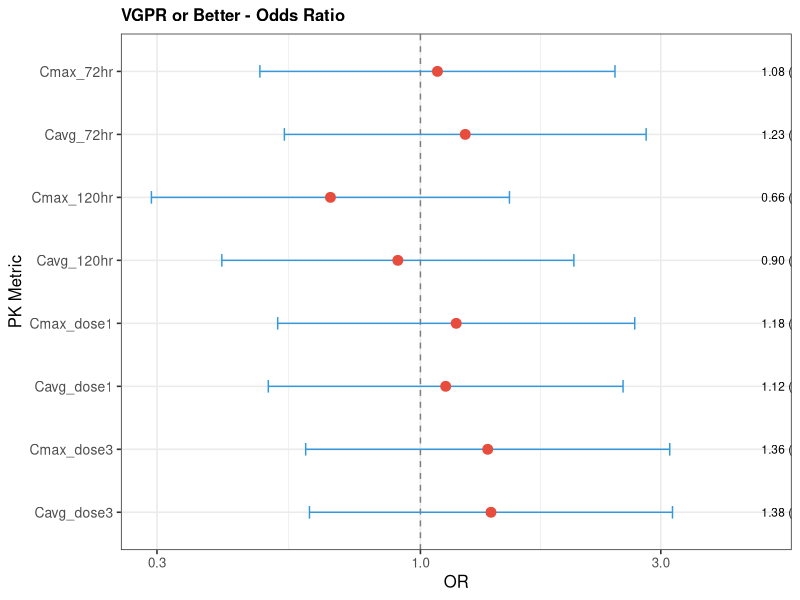
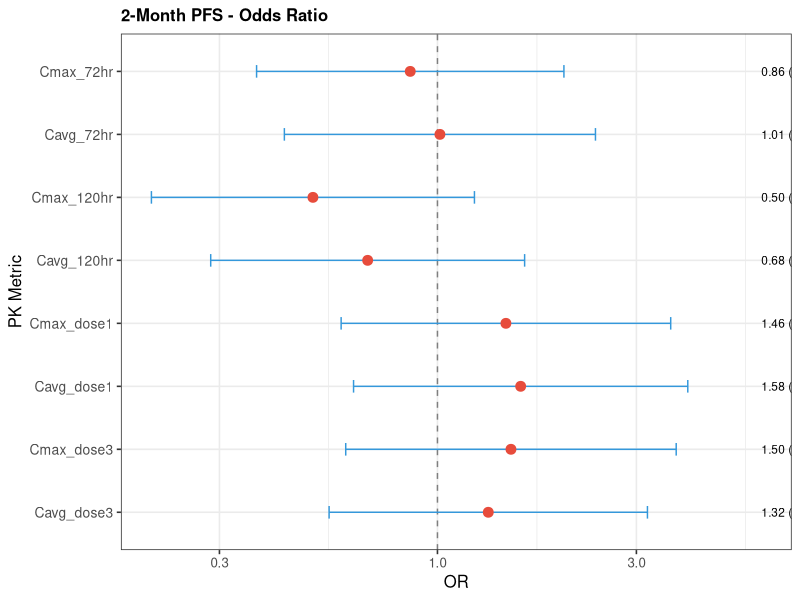

These charts were generated, in order, by the following R code: (Note: this script raises an error after producing the figures.)
#===============================================================================
# Teclistamab PK-Response Association Analysis
#
# For patients with ≥4 weeks of treatment:
# 1. VGPR or better (≥VGPR) - Odds Ratio (Logistic Regression)
# 2. 2-month PFS status - Odds Ratio (Logistic Regression)
# 3. PFS - Hazard Ratio (Cox Regression)
#===============================================================================

library(tidyverse)
library(survival)
library(broom)
library(gridExtra)

set.seed(12345)

cat("==========================================================\n")
cat("    Teclistamab PK-Response Association Analysis\n")
cat("==========================================================\n\n")

#-------------------------------------------------------------------------------
# 1. Load Data
#-------------------------------------------------------------------------------

cat("Loading data...\n")

# PK metrics data (from previous analysis)
pk_data <- read_csv("pk_ae_merged_results.csv", show_col_types = FALSE)
cat("  - Loaded PK data for", nrow(pk_data), "patients\n")

# Response data
response_data <- read_csv("response_data.csv", show_col_types = FALSE)
cat("  - Loaded response data for", nrow(response_data), "patients\n")

# Merge data
analysis_data <- pk_data %>%
  left_join(response_data, by = "PID") %>%
  mutate(
    # VGPR or better (sCR, CR, VGPR)
    VGPR_or_better = ifelse(RESP_CTX %in% c("sCR", "CR", "VGPR"), 1, 0),

    # 2-month (60 days) PFS status: 1 = alive without progression at 2 months
    PFS_2month = ifelse(DAYS_VS_PFS_CTX >= 60 | (VS_PFS_CTX == 0 & DAYS_VS_PFS_CTX < 60),
                        ifelse(DAYS_VS_PFS_CTX >= 60 | VS_PFS_CTX == 0, 1, 0), 0),

    # For Cox model: event and time
    PFS_event = VS_PFS_CTX,  # 1 = event (progression/death), 0 = censored
    PFS_time = DAYS_VS_PFS_CTX,

    # Treatment duration (N_TEC_DOSES as proxy for weeks)
    Treatment_weeks = N_TEC_DOSES  # Approximately 1 dose per week
  )

# Correct 2-month PFS calculation
analysis_data <- analysis_data %>%
  mutate(
    PFS_2month = case_when(
      DAYS_VS_PFS_CTX >= 60 ~ 1,  # Survived 2 months without event or with event after 2 months
      VS_PFS_CTX == 0 ~ 1,        # Censored before 60 days but no event
      VS_PFS_CTX == 1 & DAYS_VS_PFS_CTX < 60 ~ 0,  # Event before 60 days
      TRUE ~ NA_real_
    )
  )

cat("\n=== Data Summary ===\n")
cat("Total patients:", nrow(analysis_data), "\n")

#-------------------------------------------------------------------------------
# 2. Filter: Patients with ≥4 weeks of treatment
#-------------------------------------------------------------------------------

cat("\n=== Filtering for ≥4 weeks treatment ===\n")

# Filter patients with at least 4 doses (approximately 4 weeks)
filtered_data <- analysis_data %>%
  filter(N_doses >= 4 | Treatment_weeks >= 4)

cat("Patients with ≥4 weeks treatment:", nrow(filtered_data), "\n")

# Check if we have enough data
if (nrow(filtered_data) < 10) {
  cat("\nNote: Using N_doses >= 3 as alternative criteria\n")
  filtered_data <- analysis_data %>%
    filter(N_doses >= 3)
  cat("Patients with ≥3 doses:", nrow(filtered_data), "\n")
}

# Summary of response outcomes
cat("\n=== Response Summary (filtered patients) ===\n")
cat("Response distribution:\n")
print(table(filtered_data$RESP_CTX, useNA = "ifany"))

cat("\nVGPR or better:\n")
print(table(filtered_data$VGPR_or_better, useNA = "ifany"))

cat("\n2-month PFS status:\n")
print(table(filtered_data$PFS_2month, useNA = "ifany"))

cat("\nPFS events:\n")
print(table(filtered_data$PFS_event, useNA = "ifany"))

# Save filtered data
write_csv(filtered_data, "pk_response_analysis_data.csv")
cat("\nSaved filtered analysis data to: pk_response_analysis_data.csv\n")

#-------------------------------------------------------------------------------
# 3. Define PK Metrics for Analysis
#-------------------------------------------------------------------------------

pk_metrics <- c("Cmax_72hr", "Cavg_72hr", "Cmax_120hr", "Cavg_120hr",
                "Cmax_dose1", "Cavg_dose1", "Cmax_dose3", "Cavg_dose3")

#-------------------------------------------------------------------------------
# 4. Logistic Regression Function (for OR)
#-------------------------------------------------------------------------------

run_logistic_analysis <- function(data, outcome_var, pk_var, outcome_name) {

  # Filter valid data
  model_data <- data %>%
    filter(!is.na(.data[[outcome_var]]) & !is.na(.data[[pk_var]]))

  if (nrow(model_data) < 5) return(NULL)
  if (length(unique(model_data[[outcome_var]])) < 2) return(NULL)

  # Standardize PK variable for comparable ORs
  model_data$pk_std <- scale(model_data[[pk_var]])[,1]

  # Fit logistic regression
  formula <- as.formula(paste(outcome_var, "~ pk_std"))

  tryCatch({
    fit <- glm(formula, data = model_data, family = binomial)

    # Extract results
    coef_summary <- summary(fit)$coefficients

    # Calculate OR and 95% CI
    beta <- coef_summary["pk_std", "Estimate"]
    se <- coef_summary["pk_std", "Std. Error"]
    p_value <- coef_summary["pk_std", "Pr(>|z|)"]

    or <- exp(beta)
    or_lower <- exp(beta - 1.96 * se)
    or_upper <- exp(beta + 1.96 * se)

    # Also calculate OR per unit (not standardized)
    pk_sd <- sd(model_data[[pk_var]], na.rm = TRUE)
    or_per_unit <- exp(beta / pk_sd * 0.1)  # OR per 0.1 unit increase

    tibble(
      Outcome = outcome_name,
      `PK Metric` = pk_var,
      N = nrow(model_data),
      `N Events` = sum(model_data[[outcome_var]] == 1),
      `OR (95% CI)` = sprintf("%.2f (%.2f-%.2f)", or, or_lower, or_upper),
      OR = or,
      OR_lower = or_lower,
      OR_upper = or_upper,
      `p-value` = p_value,
      Sig = ifelse(p_value < 0.05, "*", "")
    )
  }, error = function(e) {
    NULL
  })
}

#-------------------------------------------------------------------------------
# 5. Cox Regression Function (for HR)
#-------------------------------------------------------------------------------

run_cox_analysis <- function(data, pk_var) {

  # Filter valid data
  model_data <- data %>%
    filter(!is.na(PFS_event) & !is.na(PFS_time) & !is.na(.data[[pk_var]])) %>%
    filter(PFS_time > 0)

  if (nrow(model_data) < 5) return(NULL)
  if (sum(model_data$PFS_event) < 2) return(NULL)

  # Standardize PK variable
  model_data$pk_std <- scale(model_data[[pk_var]])[,1]

  tryCatch({
    # Fit Cox model
    fit <- coxph(Surv(PFS_time, PFS_event) ~ pk_std, data = model_data)

    # Extract results
    fit_summary <- summary(fit)

    hr <- fit_summary$conf.int[1, "exp(coef)"]
    hr_lower <- fit_summary$conf.int[1, "lower .95"]
    hr_upper <- fit_summary$conf.int[1, "upper .95"]
    p_value <- fit_summary$coefficients[1, "Pr(>|z|)"]

    tibble(
      Outcome = "PFS",
      `PK Metric` = pk_var,
      N = nrow(model_data),
      `N Events` = sum(model_data$PFS_event),
      `HR (95% CI)` = sprintf("%.2f (%.2f-%.2f)", hr, hr_lower, hr_upper),
      HR = hr,
      HR_lower = hr_lower,
      HR_upper = hr_upper,
      `p-value` = p_value,
      Sig = ifelse(p_value < 0.05, "*", "")
    )
  }, error = function(e) {
    NULL
  })
}

#-------------------------------------------------------------------------------
# 6. Run Analyses
#-------------------------------------------------------------------------------

cat("\n")
cat("==========================================================\n")
cat("             STATISTICAL ANALYSIS RESULTS\n")
cat("==========================================================\n")

# 6.1 VGPR or better (Logistic Regression - OR)
cat("\n\n--- 1. VGPR or Better (≥VGPR) - Odds Ratio ---\n")

vgpr_results <- map_dfr(pk_metrics, function(pk_var) {
  run_logistic_analysis(filtered_data, "VGPR_or_better", pk_var, "≥VGPR")
})

if (nrow(vgpr_results) > 0) {
  print(vgpr_results %>% select(-OR, -OR_lower, -OR_upper), n = 100)
} else {
  cat("Insufficient data for VGPR analysis\n")
}

# 6.2 2-month PFS (Logistic Regression - OR)
cat("\n\n--- 2. 2-Month PFS Status - Odds Ratio ---\n")

pfs2m_results <- map_dfr(pk_metrics, function(pk_var) {
  run_logistic_analysis(filtered_data, "PFS_2month", pk_var, "2-month PFS")
})

if (nrow(pfs2m_results) > 0) {
  print(pfs2m_results %>% select(-OR, -OR_lower, -OR_upper), n = 100)
} else {
  cat("Insufficient data for 2-month PFS analysis\n")
}

# 6.3 PFS (Cox Regression - HR)
cat("\n\n--- 3. Progression-Free Survival (PFS) - Hazard Ratio ---\n")

pfs_results <- map_dfr(pk_metrics, function(pk_var) {
  run_cox_analysis(filtered_data, pk_var)
})

if (nrow(pfs_results) > 0) {
  print(pfs_results %>% select(-HR, -HR_lower, -HR_upper), n = 100)
} else {
  cat("Insufficient data for PFS analysis\n")
}

#-------------------------------------------------------------------------------
# 7. Combine and Save Results
#-------------------------------------------------------------------------------

# Combine all results
all_results <- bind_rows(
  vgpr_results %>% mutate(Analysis = "Logistic (OR)"),
  pfs2m_results %>% mutate(Analysis = "Logistic (OR)"),
  pfs_results %>%
    rename(`OR (95% CI)` = `HR (95% CI)`, OR = HR, OR_lower = HR_lower, OR_upper = HR_upper) %>%
    mutate(Analysis = "Cox (HR)")
)

write_csv(all_results, "pk_response_statistical_results.csv")
cat("\n\nSaved all results to: pk_response_statistical_results.csv\n")

#-------------------------------------------------------------------------------
# 8. Create Forest Plots
#-------------------------------------------------------------------------------

cat("\n=== Creating Forest Plots ===\n")

create_forest_plot <- function(results, title, estimate_type = "OR") {

  if (nrow(results) == 0) return(NULL)

  plot_data <- results %>%
    mutate(
      estimate = if (estimate_type == "OR") OR else HR,
      lower = if (estimate_type == "OR") OR_lower else HR_lower,
      upper = if (estimate_type == "OR") OR_upper else HR_upper,
      label = sprintf("%.2f (%.2f-%.2f)", estimate, lower, upper),
      pk_metric = factor(`PK Metric`, levels = rev(pk_metrics))
    )

  ggplot(plot_data, aes(x = estimate, y = pk_metric)) +
    geom_vline(xintercept = 1, linetype = "dashed", color = "gray50") +
    geom_errorbarh(aes(xmin = lower, xmax = upper), height = 0.2, color = "#3498db") +
    geom_point(size = 3, color = "#e74c3c") +
    geom_text(aes(label = label, x = max(upper) * 1.5), hjust = 0, size = 3) +
    geom_text(aes(label = ifelse(Sig == "*", "*", ""), x = estimate),
              vjust = -1, size = 5, color = "red") +
    scale_x_log10() +
    labs(
      title = title,
      x = estimate_type,
      y = "PK Metric"
    ) +
    theme_bw(base_size = 12) +
    theme(
      plot.title = element_text(face = "bold", size = 12),
      axis.text.y = element_text(size = 10)
    )
}

# Forest plot for VGPR
if (nrow(vgpr_results) > 0) {
  p_vgpr <- create_forest_plot(vgpr_results, "VGPR or Better - Odds Ratio", "OR")
  if (!is.null(p_vgpr)) {
    ggsave("forest_VGPR_OR.png", p_vgpr, width = 10, height = 6, dpi = 200)
    cat("Saved: forest_VGPR_OR.png\n")
  }
}

# Forest plot for 2-month PFS
if (nrow(pfs2m_results) > 0) {
  p_pfs2m <- create_forest_plot(pfs2m_results, "2-Month PFS - Odds Ratio", "OR")
  if (!is.null(p_pfs2m)) {
    ggsave("forest_2monthPFS_OR.png", p_pfs2m, width = 10, height = 6, dpi = 200)
    cat("Saved: forest_2monthPFS_OR.png\n")
  }
}

# Forest plot for PFS HR
if (nrow(pfs_results) > 0) {
  pfs_plot_data <- pfs_results %>%
    rename(OR = HR, OR_lower = HR_lower, OR_upper = HR_upper)
  p_pfs <- create_forest_plot(pfs_plot_data, "Progression-Free Survival - Hazard Ratio", "HR")
  if (!is.null(p_pfs)) {
    ggsave("forest_PFS_HR.png", p_pfs, width = 10, height = 6, dpi = 200)
    cat("Saved: forest_PFS_HR.png\n")
  }
}

#-------------------------------------------------------------------------------
# 9. Summary Boxplots by Response
#-------------------------------------------------------------------------------

cat("\nCreating boxplots by response...\n")

# Boxplot for VGPR
create_response_boxplot <- function(data, response_var, response_label, pk_var) {
  plot_data <- data %>%
    filter(!is.na(.data[[response_var]]) & !is.na(.data[[pk_var]])) %>%
    mutate(Response = factor(ifelse(.data[[response_var]] == 1, "Yes", "No"),
                              levels = c("No", "Yes")))

  if (nrow(plot_data) < 4) return(NULL)

  ggplot(plot_data, aes(x = Response, y = .data[[pk_var]], fill = Response)) +
    geom_boxplot(alpha = 0.7) +
    geom_jitter(width = 0.15, alpha = 0.6, size = 2.5) +
    scale_fill_manual(values = c("No" = "#e74c3c", "Yes" = "#27ae60")) +
    labs(title = response_label, x = "", y = pk_var) +
    theme_bw(base_size = 11) +
    theme(legend.position = "none",
          plot.title = element_text(size = 10, face = "bold"))
}

# Key metrics
key_metrics <- c("Cavg_72hr", "Cavg_120hr", "Cmax_72hr", "Cmax_120hr")

# VGPR boxplots
vgpr_plots <- list()
for (pk_var in key_metrics) {
  p <- create_response_boxplot(filtered_data, "VGPR_or_better", "≥VGPR", pk_var)
  if (!is.null(p)) {
    p <- p + labs(title = pk_var, x = "≥VGPR")
    vgpr_plots[[pk_var]] <- p
  }
}

if (length(vgpr_plots) > 0) {
  combined <- arrangeGrob(grobs = vgpr_plots, ncol = 2, nrow = 2,
                           top = "PK Metrics by VGPR Response")
  ggsave("boxplot_VGPR_response.png", combined, width = 10, height = 10, dpi = 200)
  cat("Saved: boxplot_VGPR_response.png\n")
}

#-------------------------------------------------------------------------------
# 10. Final Summary
#-------------------------------------------------------------------------------

cat("\n")
cat("==========================================================\n")
cat("                    FINAL SUMMARY\n")
cat("==========================================================\n\n")

cat("Analysis Population:\n")
cat("  - Patients with ≥4 weeks treatment:", nrow(filtered_data), "\n")
cat("  - Patients with response data:", sum(!is.na(filtered_data$RESP_CTX)), "\n")
cat("  - Patients with PFS data:", sum(!is.na(filtered_data$PFS_time)), "\n")

cat("\nResponse Outcomes:\n")
cat("  - VGPR or better (≥VGPR):", sum(filtered_data$VGPR_or_better == 1, na.rm = TRUE),
    "/", sum(!is.na(filtered_data$VGPR_or_better)), "\n")
cat("  - 2-month PFS achieved:", sum(filtered_data$PFS_2month == 1, na.rm = TRUE),
    "/", sum(!is.na(filtered_data$PFS_2month)), "\n")
cat("  - PFS events:", sum(filtered_data$PFS_event == 1, na.rm = TRUE),
    "/", sum(!is.na(filtered_data$PFS_event)), "\n")

# Significant findings
cat("\n>>> Significant Associations (p < 0.05) <<<\n\n")

sig_results <- all_results %>% filter(Sig == "*")

if (nrow(sig_results) > 0) {
  print(sig_results %>% select(Outcome, `PK Metric`, N, `N Events`, `OR (95% CI)`, `p-value`), n = 100)
} else {
  cat("No significant associations found (p < 0.05)\n")
}

cat("\n==========================================================\n")
cat("                    OUTPUT FILES\n")
cat("==========================================================\n")
cat("  - pk_response_analysis_data.csv (filtered analysis data)\n")
cat("  - pk_response_statistical_results.csv (all statistical results)\n")
cat("  - forest_VGPR_OR.png (VGPR forest plot)\n")
cat("  - forest_2monthPFS_OR.png (2-month PFS forest plot)\n")
cat("  - forest_PFS_HR.png (PFS hazard ratio forest plot)\n")
cat("  - boxplot_VGPR_response.png (VGPR boxplots)\n")
cat("==========================================================\n")
cat("                 Analysis Complete!\n")
cat("==========================================================\n")
